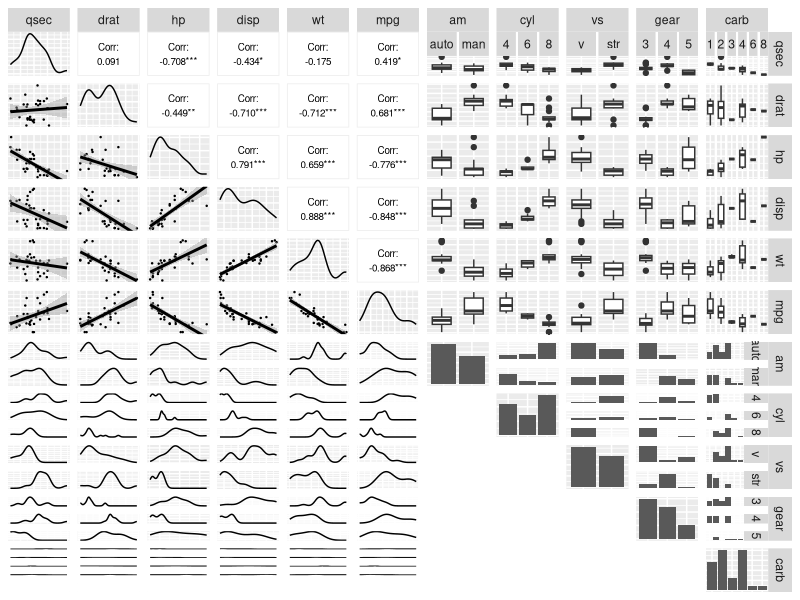
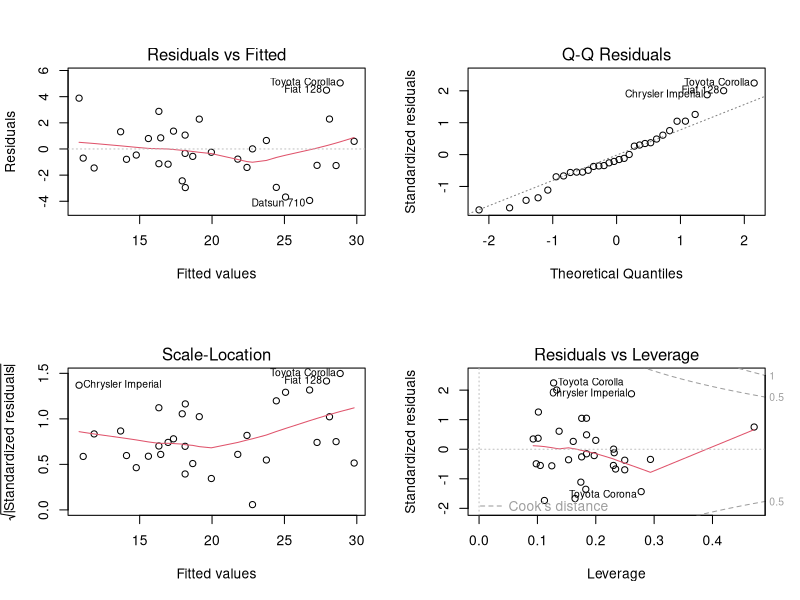

R code for these plots, in order:
## ---- chunk 1
library(ggplot2); library(GGally);
data(mtcars);
options(digits=4, width=125);
## ---- chunk 2
dim(mtcars);
sapply(mtcars,class);
## ---- chunk 3
mtc = mtcars; mtc$cyl = factor(mtc$cyl); mtc$gear = factor(mtc$gear);
mtc$carb = factor(mtc$carb);
mtc$am = factor(mtc$am, labels = c("auto", "man"));
mtc$vs = factor(mtc$vs, labels = c("v", "str"));
## ---- chunk 4
mtc.fit = lm(mpg ~ am + wt + hp + cyl, mtc);
summary(mtc.fit)$coef;
confint(mtc.fit);
head(hatvalues(mtc.fit)[order(hatvalues(mtc.fit),decreasing=TRUE)],6);
head(dffits(mtc.fit)[order(abs(dffits(mtc.fit)),decreasing=TRUE)],6);
## ---- chunk 5
tpplot = ggpairs(mtc[, c("qsec","drat","hp","disp","wt","mpg","am","cyl","vs","gear","carb")],
    lower=list(continuous=wrap("smooth", size=0.2),combo="facetdensity",discrete="blank"),
    upper=list(continuous=wrap("cor", size=2.5, color="black"),combo="box",discrete="facetbar"), axisLabels="none");
suppressMessages(print(tpplot, left = 0.75, bottom = 0.75));
## ---- chunk 6
fit = list(lm(mpg ~ am+wt+disp+hp+drat+qsec+cyl+vs+gear+carb, mtc)); # Start with full model.
fit[[2]] = update(fit[[1]], ~.-wt); fit[[3]] = update(fit[[1]], ~.-disp); fit[[4]] = update(fit[[1]], ~.-hp);
fit[[5]] = update(fit[[1]], ~.-drat); fit[[6]] = update(fit[[1]], ~.-qsec); fit[[7]] = update(fit[[1]], ~.-cyl);
fit[[8]] = update(fit[[1]], ~.-vs); fit[[9]] = update(fit[[1]], ~.-gear); fit[[10]] = update(fit[[1]], ~.-carb);
round1 = rbind(sapply(fit[1:10], function(n) anova(fit[[1]],n)[,"Pr(>F)"][2]),sapply(fit[1:10], AIC));
colnames(round1) = c("base","wt","disp","hp","drat","qsec","cyl","vs","gear","carb");
round1[, order(round1[2,])]; # Select "carb" to remove for high p-value and low AIC.
fit = list(lm(mpg ~ am+wt+disp+hp+drat+qsec+cyl+vs+gear, mtc)); # Start with full model.
fit[[2]] = update(fit[[1]], ~.-wt); fit[[3]] = update(fit[[1]], ~.-disp); fit[[4]] = update(fit[[1]], ~.-hp);
fit[[5]] = update(fit[[1]], ~.-drat); fit[[6]] = update(fit[[1]], ~.-qsec); fit[[7]] = update(fit[[1]], ~.-cyl);
fit[[8]] = update(fit[[1]], ~.-vs); fit[[9]] = update(fit[[1]], ~.-gear);
round2 = rbind(sapply(fit[1:9], function(n) anova(fit[[1]],n)[,"Pr(>F)"][2]),sapply(fit[1:9], AIC));
colnames(round2) = c("base","wt","disp","hp","drat","qsec","cyl","vs","gear");
round2[, order(round2[2,])]; # Select "gear" to remove for high p-value and low AIC.
fit = list(lm(mpg ~ am+wt+disp+hp+drat+qsec+cyl+vs, mtc)); # Start with full model.
fit[[2]] = update(fit[[1]], ~.-wt); fit[[3]] = update(fit[[1]], ~.-disp); fit[[4]] = update(fit[[1]], ~.-hp);
fit[[5]] = update(fit[[1]], ~.-drat); fit[[6]] = update(fit[[1]], ~.-qsec); fit[[7]] = update(fit[[1]], ~.-cyl);
fit[[8]] = update(fit[[1]], ~.-vs);
round2 = rbind(sapply(fit[1:8], function(n) anova(fit[[1]],n)[,"Pr(>F)"][2]),sapply(fit[1:8], AIC));
colnames(round2) = c("base","wt","disp","hp","drat","qsec","cyl","vs");
round2[, order(round2[2,])]; # Select "drat" to remove for high p-value and low AIC.
fit = list(lm(mpg ~ am+wt+disp+hp+qsec+cyl+vs, mtc)); # Start with full model.
fit[[2]] = update(fit[[1]], ~.-wt); fit[[3]] = update(fit[[1]], ~.-disp); fit[[4]] = update(fit[[1]], ~.-hp);
fit[[5]] = update(fit[[1]], ~.-qsec); fit[[6]] = update(fit[[1]], ~.-cyl); fit[[7]] = update(fit[[1]], ~.-vs);
round2 = rbind(sapply(fit[1:7], function(n) anova(fit[[1]],n)[,"Pr(>F)"][2]),sapply(fit[1:7], AIC));
colnames(round2) = c("base","wt","disp","hp","qsec","cyl","vs");
round2[, order(round2[2,])]; # Select "disp" to remove for high p-value and low AIC.
fit = list(lm(mpg ~ am+wt+hp+qsec+cyl+vs, mtc)); # Start with full model.
fit[[2]] = update(fit[[1]], ~.-wt); fit[[3]] = update(fit[[1]], ~.-hp); fit[[4]] = update(fit[[1]], ~.-qsec);
fit[[5]] = update(fit[[1]], ~.-cyl); fit[[6]] = update(fit[[1]], ~.-vs);
round2 = rbind(sapply(fit[1:6], function(n) anova(fit[[1]],n)[,"Pr(>F)"][2]),sapply(fit[1:6], AIC));
colnames(round2) = c("base","wt","hp","qsec","cyl","vs");
round2[, order(round2[2,])]; # Select "qsec" to remove for high p-value and low AIC.
fit = list(lm(mpg ~ am+wt+hp+cyl+vs, mtc)); # Start with full model.
fit[[2]] = update(fit[[1]], ~.-wt); fit[[3]] = update(fit[[1]], ~.-hp); fit[[4]] = update(fit[[1]], ~.-cyl);
fit[[5]] = update(fit[[1]], ~.-vs);
round2 = rbind(sapply(fit[1:5], function(n) anova(fit[[1]],n)[,"Pr(>F)"][2]),sapply(fit[1:5], AIC));
colnames(round2) = c("base","wt","hp","cyl","vs");
round2[, order(round2[2,])]; # Select "vs" to remove for high p-value and low AIC.
fit = list(lm(mpg ~ am+wt+hp+cyl, mtc)); # Start with full model.
fit[[2]] = update(fit[[1]], ~.-wt); fit[[3]] = update(fit[[1]], ~.-hp); fit[[4]] = update(fit[[1]], ~.-cyl);
round2 = rbind(sapply(fit[1:4], function(n) anova(fit[[1]],n)[,"Pr(>F)"][2]),sapply(fit[1:4], AIC));
colnames(round2) = c("base","wt","hp","cyl");
round2[, order(round2[2,])]; # Additional removals will make the fit worse. So, done.
fit = lm(mpg ~ am + wt + hp + cyl, mtc);
fitI2 = update(fit, ~.^2);
fitI3 = update(fit, ~.^3);
fitI4 = update(fit, ~.^4);
anova(fit, fitI2)[,"Pr(>F)"][2]; # Checking for interactions (i.e. "am:wt").
anova(fit, fitI3)[,"Pr(>F)"][2]; # More interactions.
anova(fit, fitI4)[,"Pr(>F)"][2]; # Last interaction ("am:wt:hp:cyl"). Note no significant difference when including interactions.


## ---- chunk 7
par(mfrow=c(2,2));
plot(mtc.fit);
par(mfrow=c(1,1));
## ---- chunk 8
sessionInfo();
